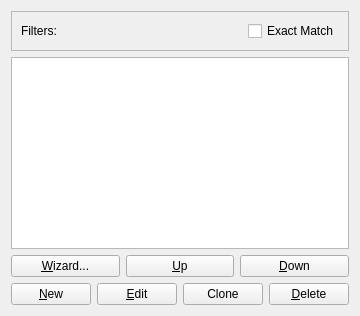
          <widget class="QWidget" name="tab_2">
           <attribute name="title">
            <string>NAT rules</string>
           </attribute>
           <layout class="QVBoxLayout" name="verticalLayout_12">
            <item>
             <widget class="QFrame" name="frame_3">
              <property name="frameShape">
               <enum>QFrame::StyledPanel</enum>
              </property>
              <property name="frameShadow">
               <enum>QFrame::Raised</enum>
              </property>
              <layout class="QHBoxLayout" name="horizontalLayout_10">
               <item>
                <widget class="QLabel" name="label_29">
                 <property name="sizePolicy">
                  <sizepolicy hsizetype="Maximum" vsizetype="Maximum">
                   <horstretch>0</horstretch>
                   <verstretch>0</verstretch>
                  </sizepolicy>
                 </property>
                 <property name="text">
                  <string>Filters:</string>
                 </property>
                </widget>
               </item>
               <item>
                <widget class="QFrame" name="nat_filter_layout">
                 <property name="frameShape">
                  <enum>QFrame::NoFrame</enum>
                 </property>
                 <property name="frameShadow">
                  <enum>QFrame::Raised</enum>
                 </property>
                </widget>
               </item>
               <item>
                <widget class="QCheckBox" name="nat_filter_exact">
                 <property name="sizePolicy">
                  <sizepolicy hsizetype="Maximum" vsizetype="Maximum">
                   <horstretch>0</horstretch>
                   <verstretch>0</verstretch>
                  </sizepolicy>
                 </property>
                 <property name="text">
                  <string>Exact Match</string>
                 </property>
                </widget>
               </item>
              </layout>
             </widget>
            </item>
            <item>
             <widget class="QTableWidget" name="table_nats"/>
            </item>
            <item>
             <layout class="QHBoxLayout">
              <item>
               <widget class="QPushButton" name="nat_wizard_button">
                <property name="toolTip">
                 <string>Wizard to create a new NAT rule</string>
                </property>
                <property name="text">
                 <string>&amp;Wizard...</string>
                </property>
                <property name="icon">
                 <iconset>
                  <normaloff>:icons/appicon.png</normaloff>:icons/appicon.png</iconset>
                </property>
               </widget>
              </item>
              <item>
               <widget class="QPushButton" name="nat_up_button">
                <property name="toolTip">
                 <string>Move the selected rule up</string>
                </property>
                <property name="text">
                 <string>&amp;Up</string>
                </property>
                <property name="icon">
                 <iconset resource="../../ufwi-rpcc-qt/resources/ufwi-rpcc-qt.qrc">
                  <normaloff>:/icons/up.png</normaloff>:/icons/up.png</iconset>
                </property>
               </widget>
              </item>
              <item>
               <widget class="QPushButton" name="nat_down_button">
                <property name="toolTip">
                 <string>Move the selected rule down</string>
                </property>
                <property name="text">
                 <string>&amp;Down</string>
                </property>
                <property name="icon">
                 <iconset resource="../../ufwi-rpcc-qt/resources/ufwi-rpcc-qt.qrc">
                  <normaloff>:/icons/down.png</normaloff>:/icons/down.png</iconset>
                </property>
               </widget>
              </item>
             </layout>
            </item>
            <item>
             <layout class="QHBoxLayout">
              <item>
               <widget class="QPushButton" name="nat_create_button">
                <property name="toolTip">
                 <string>Create a new rule</string>
                </property>
                <property name="text">
                 <string>&amp;New</string>
                </property>
                <property name="icon">
                 <iconset resource="../../ufwi-rpcc-qt/resources/ufwi-rpcc-qt.qrc">
                  <normaloff>:/icons/add.png</normaloff>:/icons/add.png</iconset>
                </property>
               </widget>
              </item>
              <item>
               <widget class="QPushButton" name="nat_edit_button">
                <property name="toolTip">
                 <string>Edit the selected rule</string>
                </property>
                <property name="text">
                 <string>&amp;Edit</string>
                </property>
                <property name="icon">
                 <iconset resource="../../ufwi-rpcc-qt/resources/ufwi-rpcc-qt.qrc">
                  <normaloff>:/icons/edit.png</normaloff>:/icons/edit.png</iconset>
                </property>
               </widget>
              </item>
              <item>
               <widget class="QPushButton" name="nat_clone_button">
                <property name="text">
                 <string>Clone</string>
                </property>
                <property name="icon">
                 <iconset resource="../../ufwi-rpcc-qt/resources/ufwi-rpcc-qt.qrc">
                  <normaloff>:/icons/copy.png</normaloff>:/icons/copy.png</iconset>
                </property>
               </widget>
              </item>
              <item>
               <widget class="QPushButton" name="nat_delete_button">
                <property name="toolTip">
                 <string>Delete the selected rules</string>
                </property>
                <property name="text">
                 <string>&amp;Delete</string>
                </property>
                <property name="icon">
                 <iconset resource="../../ufwi-rpcc-qt/resources/ufwi-rpcc-qt.qrc">
                  <normaloff>:/icons/delete.png</normaloff>:/icons/delete.png</iconset>
                </property>
               </widget>
              </item>
             </layout>
            </item>
           </layout>
          </widget>
